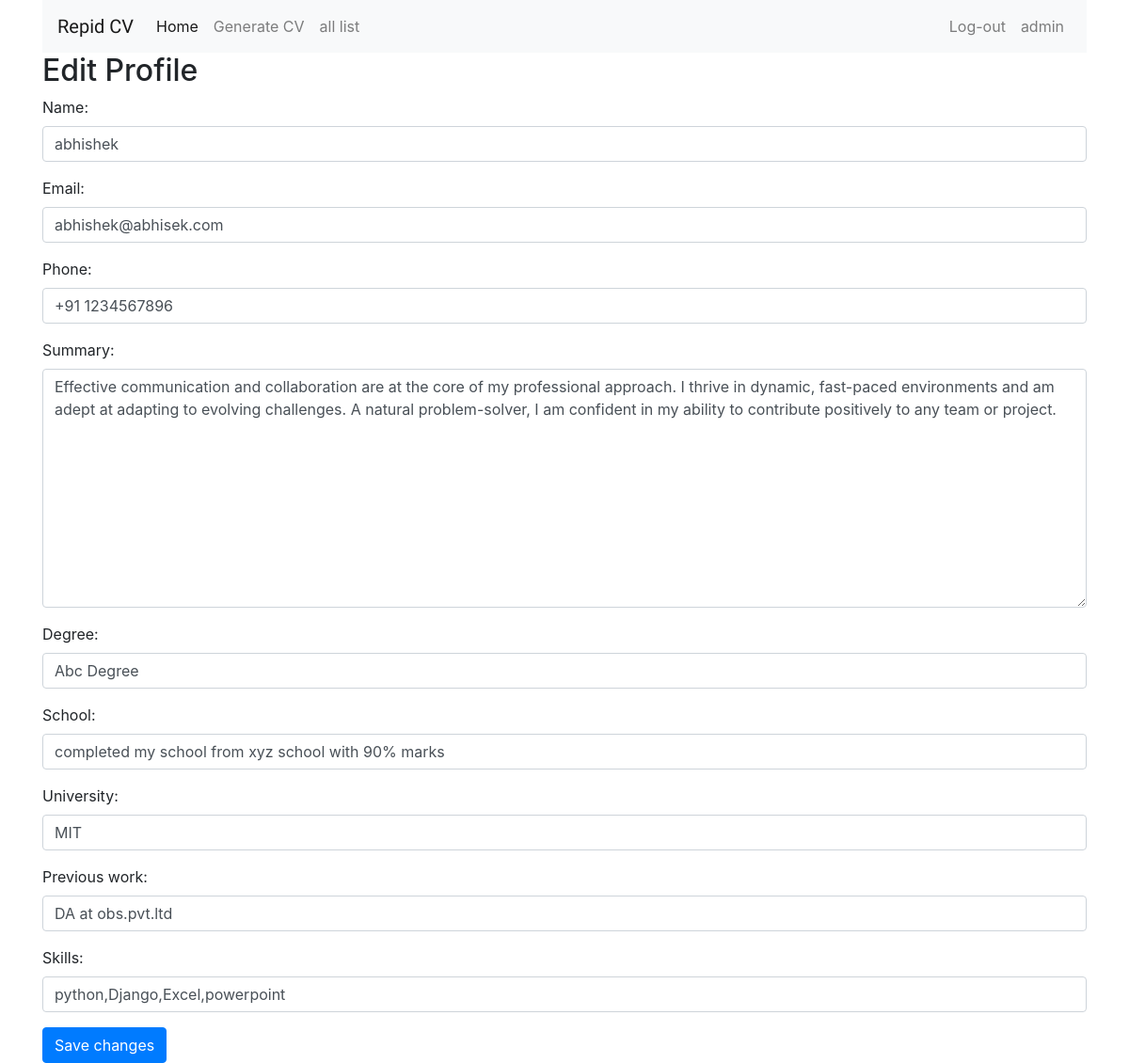
Screenshot of /edit_profile/15/ (signed in) with the database file from the repository.
### pdf/models.py (models this page shows, shortened)
class profile(models.Model):
    name = models.CharField(max_length=200)
    email = models.EmailField()
    phone = models.CharField(max_length=200)
    summary = models.TextField(default="Effective communication and collaboration are at the core of my professional approach. I thrive in dynamic, fast-paced environments and am adept at adapting to evolving challenges. A natural problem-solver, I am confident in my ability to contribute positively to any team or project.")
    degree = models.CharField(max_length=200)
    school = models.CharField(max_length=200)
    university = models.CharField(max_length=200)
    previous_work = models.CharField(max_length=200)
    skills = models.CharField(max_length=1000)

### pdf/views.py (the view)
# urls.py: path('edit_profile/<int:id>/', views.edit_profile, name='edit_profile'),
def edit_profile(request,id):
    user_profile=get_object_or_404(profile,pk=id)
    if request.method=='POST':
        form=ProfileForm(request.POST,instance=user_profile)
        if form.is_valid():
            form.save()
            return redirect("cv:data_list")
    else:
        form=ProfileForm(instance=user_profile)
    return render(request, 'pdf/edit_profile.html', {'form':form,'user_profile':user_profile})

### pdf/forms.py
class ProfileForm(forms.ModelForm):
    class Meta:
        model = profile
        fields = ['name', 'email', 'phone', 'summary', 'degree', 'school', 'university', 'previous_work', 'skills']
        widgets = {
            'name': forms.TextInput(attrs={'class': 'form-control'}),
            'email': forms.EmailInput(attrs={'class': 'form-control'}),
            'phone': forms.TextInput(attrs={'class': 'form-control'}),
            'degree': forms.TextInput(attrs={'class': 'form-control'}),
            'school': forms.TextInput(attrs={'class': 'form-control'}),
            'university': forms.TextInput(attrs={'class': 'form-control'}),
            'previous_work': forms.TextInput(attrs={'class': 'form-control'}),
            'skills': forms.TextInput(attrs={'class': 'form-control'}),
            'summary': forms.Textarea(attrs={'class': 'form-control'}),
        }

### pdf/templates/pdf/edit_profile.html (shortened to what this page needs)
{% extends 'pdf/base_base.html' %}
{% block cv %}
  <h2>Edit Profile</h2>
  <form method="POST">
    {{ form.as_p }}
    <button type="submit" class="btn btn-primary">Save changes</button>
  </form>
{% endblock %}

### pdf/templates/pdf/base_base.html (shortened to what this page needs)
<!DOCTYPE html>
{% load static %}
<html lang="en">
<head>
<link href='https://unpkg.com/boxicons@2.1.4/css/boxicons.min.css' rel='stylesheet'>
    <link rel="stylesheet" href="https://cdn.jsdelivr.net/npm/bootstrap@4.0.0/dist/css/bootstrap.min.css">
    <link href="{%static 'css/style.css'%}" rel="stylesheet">
</head>
<body>
<div class="container">
    <nav class="navbar navbar-expand-lg navbar-light bg-light">
        <a class="navbar-brand" href="{% url  'cv:home' %}">Repid CV</a>
        <div class="collapse navbar-collapse" id="navbarNav">
            <ul class="navbar-nav mr-auto">
                <li class="nav-item active">
                    <a class="nav-link" href="{% url  'cv:home' %}">Home <span class="sr-only">(current)</span></a>
                </li>
                <li class="nav-item">
                    <a class="nav-link" href="{% url 'cv:data' %}">Generate CV</a>
                </li>
                <li class="nav-item">
                    <a class="nav-link" href="{% url 'cv:data_list'%}">all list</a>
                </li>
            </ul>
            <ul class="navbar-nav">
                {% if user.is_authenticated %}
                <li class="nav-item">
                    <a class="nav-link" href="{%url 'cv:logout'%}">Log-out</a>
                </li>
                <li class="nav-item">
                    <a class="nav-link" href="{%url 'cv:logout'%}">{{user.username}}</a>
                </li>
                {% endif %}
            </ul>
        </div>
    </nav>
    {%block cv%}
    {% endblock %}
</div>
</body>
</html>

### static/css/style.css (style rules this page uses)
.navbar-brand { font-family: 'Delius Unicase', cursive; }

### rows the page displays
profile: name "abhishek", email "abhishek@abhisek.com", phone "+91 1234567896", summary "Effective communication and collaboration are at the core of my professional approach. I thrive in dynamic, fast-paced environments and am adept at adapting to evolving challenges. A natural problem-solver, I am confident in my ability to contribute positively to any team or project.", degree "Abc Degree", school "completed my school from xyz school with 90% marks", university "MIT", previous_work "DA at obs.pvt.ltd", skills "python,Django,Excel,powerpoint"

### other values shown
{{ user.username }} "admin"
